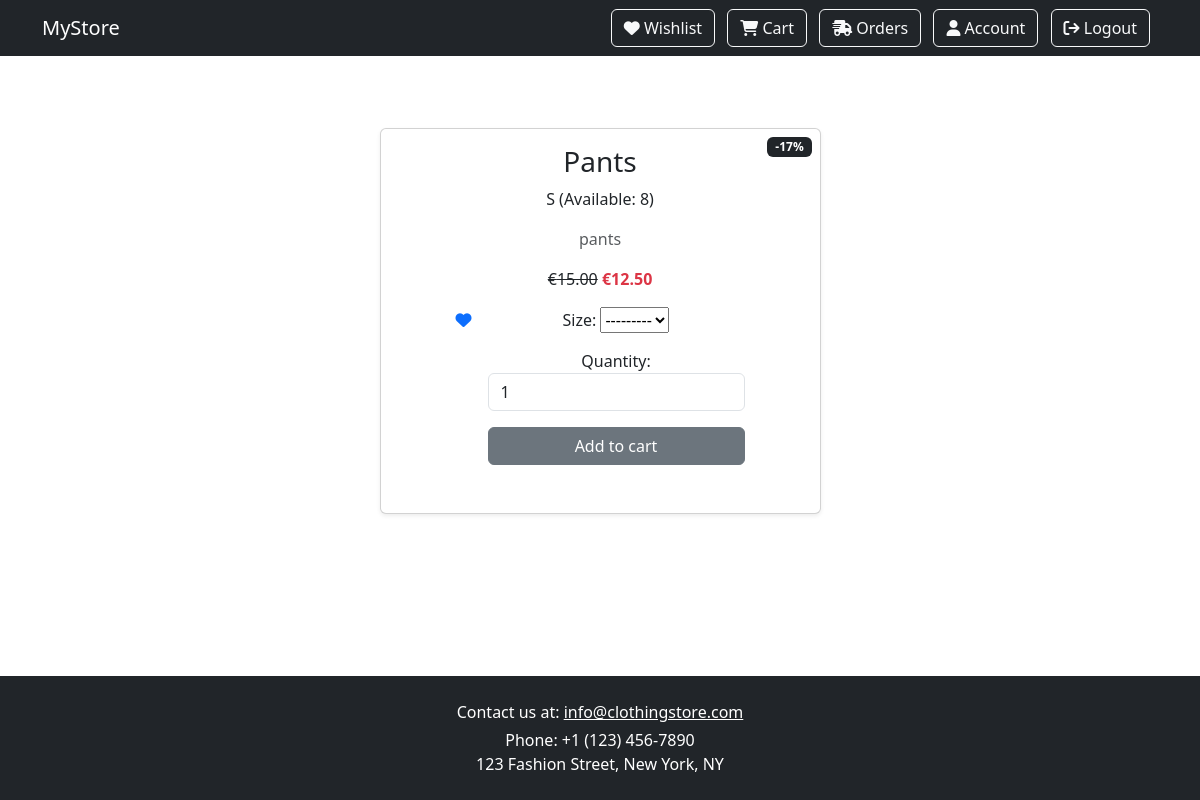
The app's page /products/product/4 (signed in), older data.
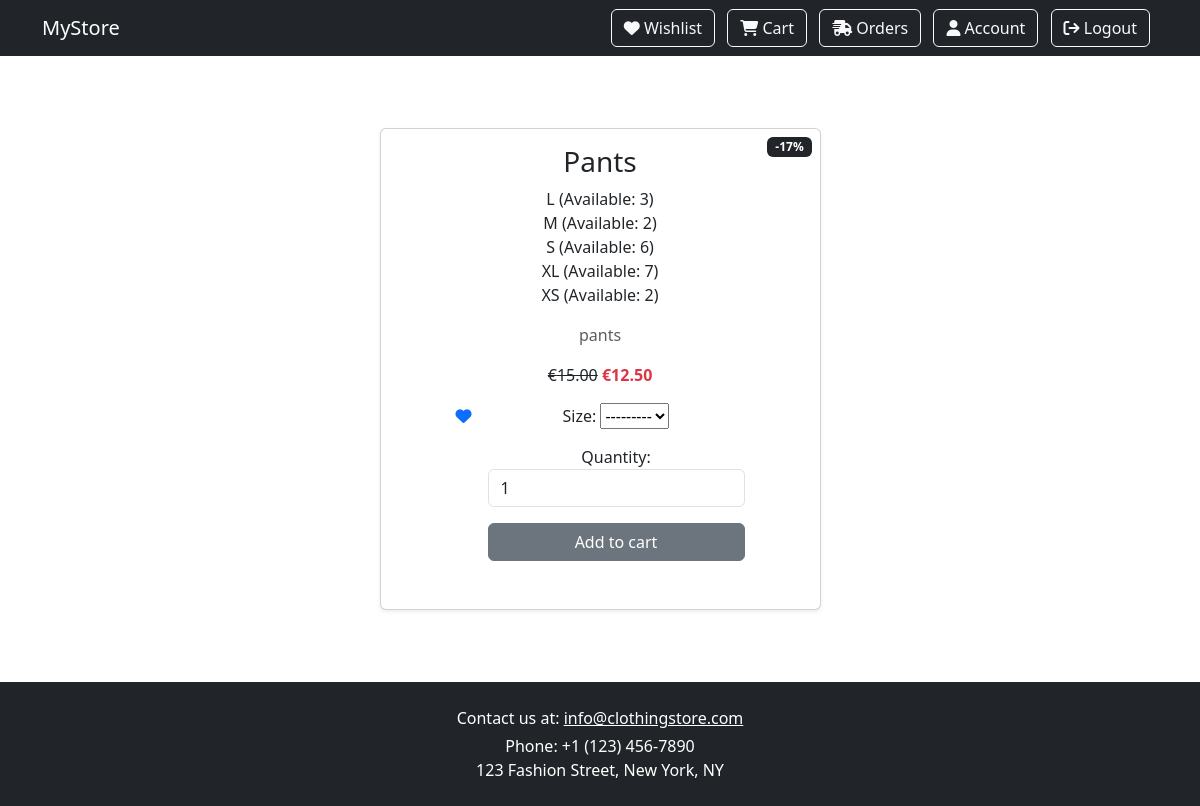
The same page, newer data.
### products/models.py (models this page shows, shortened)
class Product(models.Model):
    name = models.CharField(max_length=100, unique=True)
    description = models.TextField(blank=True)
    price = models.DecimalField(max_digits=10, validators=[MinValueValidator(Decimal('0.01'))],decimal_places=2)
    categories = models.ManyToManyField(Category, blank=True)
    image = CloudinaryField('image', blank=True, null=True, default='placeholder')
    is_sale = models.BooleanField(default=False)
    sale_price = models.DecimalField(max_digits=10, validators=[MinValueValidator(Decimal('0.01'))],decimal_places=2, blank=True, null=True)
    class Meta:
        db_table = 'products'
        ordering = ['name']
    @property
    def discount_percentage(self):
        if self.is_sale and self.price and self.sale_price:
            return round((self.price - self.sale_price) / self.price * 100)
        return 0

class ProductStock(models.Model):
    product = models.ForeignKey(Product, on_delete=models.CASCADE, related_name='product')
    size = models.ForeignKey(Size, on_delete=models.CASCADE)
    stock = models.PositiveIntegerField(default=0)
    class Meta:
        unique_together = ('product', 'size')

class Size(models.Model):
    name = models.CharField(max_length=20, primary_key=True)
    description = models.TextField(max_length=280, blank=True)
    class Meta:
        db_table = "Sizes"
        ordering = ['name']
    def __str__(self):
        return self.name

### products/views.py (the view)
# urls.py: path('product/<int:pk>', views.product, name='product'),
def product(request,pk):
    product = Product.objects.get(id=pk)
    size = ProductStock.objects.filter(product=product)
    form = AddToCartForm()
    available_sizes = [ps.size for ps in size]
    form.fields['size'].queryset = Size.objects.filter(pk__in=[size.pk for size in available_sizes])
    user = request.user
    profile = Profile.objects.get(user=user)
    favorites = profile.favourites.all()
    context = {
        'favorites': favorites,
        'product': product,
        'sizes': size,
        'form': form,
        'is_client': user.is_authenticated and user.groups.filter(name='client').exists(),
        'is_manager': user.is_authenticated and user.groups.filter(name='manager').exists(),
        'is_admin': user.is_authenticated and user.is_superuser,
    }
    return render(request, 'product.html', context)

### shop/forms.py
class AddToCartForm(forms.Form):
    size = forms.ModelChoiceField(queryset=Size.objects.all(), required=True, label="Size")
    quantity = forms.IntegerField(min_value=1, initial=1, label="Quantity", widget=forms.NumberInput(attrs={'class': 'form-control', 'placeholder': 'Enter quantity'}))

### templates/product.html (shortened to what this page needs)
{% extends 'base.html' %}
{% load static %}
{% block content %}
    <div class="container py-5">
        <div class="row justify-content-center">
            <div class="col-md-6 col-lg-5">
                <div class="card shadow-sm">
                    {% if product.is_sale %}
                        <div class="badge bg-dark text-white position-absolute" style="top: 0.5rem; right: 0.5rem">-{{ product.discount_percentage }}%</div>
                    {% endif %}
                    <div class="card-body text-center">
                        <h3 class="card-title">{{ product.name }}</h3>
                        {% if sizes %}
                            <ul class="list-unstyled">
                            {% for product in sizes %}
                                <li>{{ product.size.name }} (Available: {{ product.stock }})</li>
                            {% endfor %}
                            </ul>
                        {% else %}
                            <span class="text-danger"><strong>No sizes available</strong></span>
                        {% endif %}
                        <p class="card-text text-muted">{{ product.description }}</p>
                        {% if product.is_sale %}
                            <strike>€{{ product.price }}</strike>
                            <span class="text-danger"><strong>€{{ product.sale_price }}</strong></span>
                        {% else %}
                            <span><strong>€{{ product.price }}</strong></span>
                        {% endif %}
                        <div class="d-flex justify-content-center gap-3 p-3">
                            {% if is_client %}
                                <form method="post" action="{% url 'toggle_wishlist' product.id %}">
                                    <button type="submit" class="btn btn-link p-0 border-0 bg-transparent">
                                        {% if product in favorites %}
                                            <i class="fa-solid fa-heart"></i>
                                        {% else %}
                                            <i class="fa-regular fa-heart"></i>
                                        {% endif %}
                                    </button>
                                </form>
                                <form method="post" action="{% url 'add_to_cart' %}">
                                    {{ form.as_p }}
                                    <button type="submit" class="btn btn-secondary w-100 mb-3">Add to cart</button>
                                </form>
                            {% endif %}
                        </div>
                    </div>
                </div>
            </div>
        </div>
    </div>
{% endblock %}

### templates/base.html (shortened to what this page needs)
{% load static %}
<!DOCTYPE html>
<html lang="en">
<head>
    <link href="https://cdn.jsdelivr.net/npm/bootstrap@5.3.3/dist/css/bootstrap.min.css" rel="stylesheet">
    <link rel="stylesheet" href="https://cdnjs.cloudflare.com/ajax/libs/font-awesome/4.7.0/css/font-awesome.min.css">
    <link rel="stylesheet" href="https://cdnjs.cloudflare.com/ajax/libs/font-awesome/6.4.0/css/all.min.css">
    <link rel="stylesheet" href="{% static 'base_style.css' %}">
</head>
<body>
<nav class="navbar navbar-expand-lg navbar-dark bg-dark sticky-top">
    <div class="container">
        {% if user.is_authenticated %}
            <a class="navbar-brand" href="{% url 'homepage' %}">MyStore</a>
        {% else %}
            <a class="navbar-brand" href="{% url 'frontpage' %}">MyStore</a>
        {% endif %}
        {% if request.resolver_match.url_name != 'frontpage' and request.resolver_match.url_name != 'login' and request.resolver_match.url_name != 'register' %}
            <div>
                {% if is_client %}
                    <a href="{% url 'wishlist' %}" class="btn btn-outline-light me-2">
                        <i class="fa fa-heart"></i> Wishlist
                    </a>
                    <a href="{% url 'cart_summary' %}" class="btn btn-outline-light me-2">
                        <i class="fa-solid fa-cart-shopping"></i> Cart
                    </a>
                    <a href="{% url 'order_summary' %}" class="btn btn-outline-light me-2">
                        <i class="fa-solid fa-truck-fast"></i> Orders
                    </a>
                {% endif %}
                <a href="{% url 'profile' %}" class="btn btn-outline-light me-2">
                    <i class="fa fa-user"></i> Account
                </a>
                <a href="{% url 'logout' %}" class="btn btn-outline-light me-2">
                    <i class="fa fa-sign-out"></i> Logout
                </a>
            </div>
        {% endif %}
    </div>
</nav>
<main>
    <div class="container py-4">
        {% block content %}{% endblock %}
    </div>
</main>
<footer class="bg-dark text-white py-4">
    <div class="container text-center">
        <p class="mb-1">Contact us at: <a href="#" class="text-white">info@clothingstore.com</a></p>
        <p class="mb-0">Phone: +1 (123) 456-7890</p>
        <p class="mb-0">123 Fashion Street, New York, NY</p>
    </div>
</footer>
</body>
</html>

### static/css/base_style.css (style rules this page uses)
html, body { height: 100%; margin: 0; padding: 0; }
body { min-height: 100vh; display: flex; flex-direction: column; }
main { flex: 1 0 auto; }
footer { flex-shrink: 0; }

Row changes from the older to the newer data that the page shows:
removed ProductStock: size.name "S", stock "8"
added ProductStock: size.name "L", stock "3"
added ProductStock: size.name "M", stock "2"
added ProductStock: size.name "S", stock "6"
added ProductStock: size.name "XL", stock "7"
added ProductStock: size.name "XS", stock "2"
